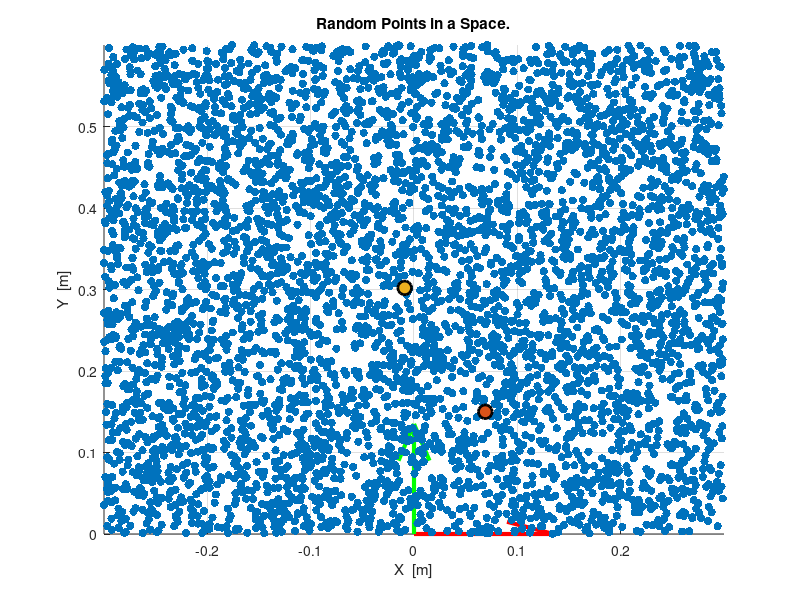

The MATLAB source for this figure:
% 部分拘束typeAにおけるプランニングのテスト

clear;

apply_points = [];
first_pos = [0.069, 0.150];
goal_pos = [-0.009, 0.302];

points = 5000;

% xとyの乱数を生成 (-1, 1の範囲)

random_point = [0.6 * rand(points, 1) - 0.3, 0.6 * rand(points, 1)];


figure;

hold on;

grid on;

axis([-0.3 0.3 0.0 0.6]);
scatter(random_point(:, 1), random_point(:, 2), 'filled');
scatter(first_pos(1), first_pos(2), 100, 'filled', "g", 'MarkerEdgeColor', 'k', 'LineWidth', 2);
scatter(goal_pos(1), goal_pos(2), 100, 'filled', "r", 'MarkerEdgeColor', 'k', 'LineWidth', 2);

% x軸の描画
%line([0 0.2], [0 0], 'Color', 'red', 'LineWidth', 2); 
quiver(0.0, 0.0, 0.15, 0.0, 'Color', 'red', 'LineWidth', 3);
% y軸の描画
%line([0 0], [0 0.2], 'Color', 'green', 'LineWidth', 2); 
quiver(0.0, 0.0, 0.0, 0.15, 'Color', 'green', 'LineWidth', 3);


xlabel('X  [m]');
ylabel('Y  [m]');

title('Random Points in a Space.')

hold off;